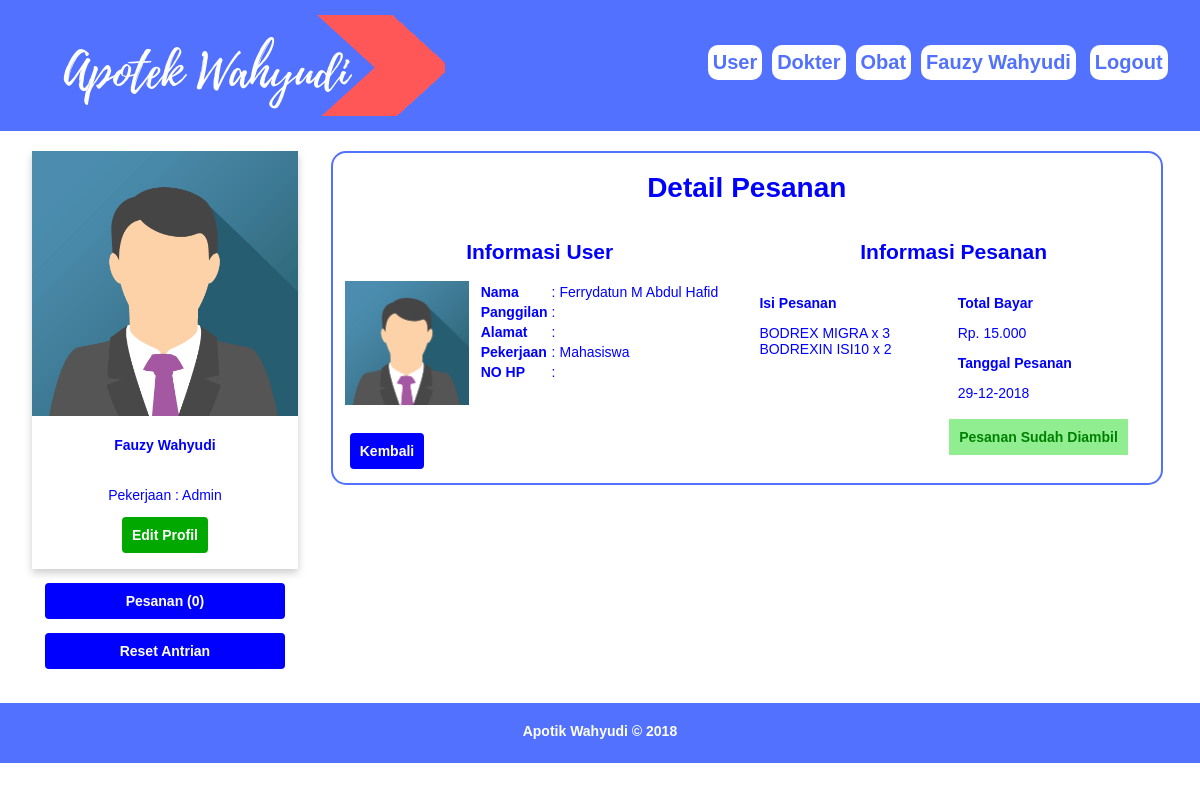
The page /damin.php?p=detpesanan&id=3 (signed in) on the database its author committed.
### tables this page shows
CREATE TABLE `pesanan` (
  `id_pesanan` int(11) NOT NULL,
  `username` varchar(50) NOT NULL,
  `isi_pesanan` text NOT NULL,
  `total_bayar` int(11) NOT NULL,
  `status_pesanan` varchar(20) NOT NULL,
  `tgl_pesanan` date NOT NULL,
  `tgl_diambil` date DEFAULT NULL
);

CREATE TABLE `tbl_user` (
  `id` int(11) NOT NULL,
  `username` varchar(20) NOT NULL,
  `password` text NOT NULL,
  `nama` varchar(50) NOT NULL,
  `pekerjaan` text NOT NULL,
  `panggilan` varchar(10) NOT NULL,
  `tmplahir` varchar(25) NOT NULL,
  `tgllahir` date NOT NULL DEFAULT '0000-00-00',
  `jk` char(1) NOT NULL,
  `alamat` text NOT NULL,
  `nohp` varchar(15) NOT NULL,
  `email` varchar(30) NOT NULL,
  `foto` text NOT NULL,
  `tglreg` datetime NOT NULL DEFAULT '0000-00-00 00:00:00',
  `status` int(11) NOT NULL,
  `lastlogin` datetime NOT NULL DEFAULT '0000-00-00 00:00:00',
  `pertanyaan` text,
  `jawaban` text
);

### detpesanan.php (the view, shortened to what this page needs)
<?php
include 'koneksi.php';
$sql=mysqli_query($kon,"SELECT * from pesanan a inner join tbl_user b on a.username=b.username where id_pesanan='$_GET[id]'");
$rm=mysqli_fetch_array($sql);
if(!empty($rm["foto"])){
  $foto = "foto/$rm[foto]";
}else{
  $foto = "foto/avatar.png";
}
$isi=substr($rm['isi_pesanan'], 5);
$total_bayar=number_format($rm['total_bayar'], 0, ".", ".");
$d=substr($rm['tgl_pesanan'], 8);
$m=substr($rm['tgl_pesanan'], 5,2);
$y=substr($rm['tgl_pesanan'], 0,4);
 ?>
<div class="dh12 center">
  <h1><center>Detail Pesanan </center></h1>
  <div class="dh6" >
    <h2 align="center">Informasi User</h2>
    <div class="dh4">
       <img src="<?php echo "$foto" ?>" width="100%" height="100%">
    </div>
    <div class="dh8">
      <table>
        <tr>
          <td><b>Nama</b></td>
          <td>:</td>
          <td><?php echo "$rm[nama]"; ?></td>
        </tr>
        <tr>
          <td><b>Panggilan</b> </td>
          <td>:</td>
          <td><?php echo "$rm[panggilan]"; ?></td>
        </tr>
        <tr>
          <td><b>Alamat</b></td>
          <td>:</td>
          <td><?php echo "$rm[alamat]"; ?></td>
        </tr>
        <tr>
          <td><b>Pekerjaan</b></td>
          <td>:</td>
          <td><?php echo "$rm[pekerjaan]"; ?></td>
        </tr>
        <tr>
          <td><b>NO HP</b></td>
          <td>:</td>
          <td><?php echo "$rm[nohp]"; ?></td>
        </tr>
      </table>
    </div>
   </div>
  <div class="dh6" >
    <h2 align="center">Informasi Pesanan</h2>
    <div class="dh6">
      <p><b>Isi Pesanan</b></p>
      <p><?php echo "$isi"; ?></p>
    </div>
    <div class="dh6">
      <p><b>Total Bayar</b></p>
      <p><?php echo "Rp. $total_bayar"; ?></p>
      <p><b>Tanggal Pesanan</b></p>
      <p><?php echo "$d-$m-$y"; ?></p>
    </div>
   </div>
   <div class="dh12">
      <div class="dh6">
        <p>        <a href="damin.php?p=pesanan_user"><button class="btn btn-back"><b>Kembali</b></button></a>
</p>
      </div>
      <div class="dh6" >
        <div class="dh6" align="right">
          <?php
          if ($rm['status_pesanan']=="Dibatalkan") {
            echo "<p style='color:white'>.</p>";
          }else if($rm['status_pesanan']=="Sudah Diambil"){
           echo "<p style='color:white'>.</p>";
          }else{
            echo "<p><button class='btn btn-hapus' onclick='batalpesanan()'><b>Batalkan</b></button></p>";
          }
          ?>
        </div>
        <?php
          if ($rm['status_pesanan']=="Dibatalkan") {
            echo "<div style='display:inline-block; background-color:pink; color:red; padding: 10px; align=center'>
           <b>Pesanan Sudah Dibatalkan</b>
           </div>";
          }else if($rm['status_pesanan']=="Sudah Diambil"){
            echo "<div style='display:inline-block; background-color:lightgreen; color:green; padding: 10px; align=center'>
           <b>Pesanan Sudah Diambil</b>
           </div>";
          }else{
            echo "<p><button class='btn btn-edit' onclick='pembayaran()'>Pembayaran</button></p>";
          }
          ?>
      </div>
    </div>
</div>

### damin.php (shortened to what this page needs)
<?php
include "koneksi.php";
?>
<!DOCTYPE html PUBLIC "-//W3C//DTD XHTML 1.0 Transitional//EN" "http://www.w3.org/TR/xhtml1/DTD/xhtml1-transitional.dtd">
<html xmlns="http://www.w3.org/1999/xhtml">
<head>
<link rel="stylesheet" type="text/css" href="style.css" />
</head>
<body>
<?php
if(!empty($_SESSION["user"]) and !empty($_SESSION["passmin"])){
  $sqlm = mysqli_query($kon, "select * from admin where id='$_SESSION[user]'");
  $rm = mysqli_fetch_array($sqlm);
?>
<div class="containermenu">
  <div class="grid">
    <div class="dh6">
      <img src="image/logo.png" alt="" id="logo register">
    </div>
    <div class="dh6" id="nav" align='right' >
	<?php
	echo "<a href='?p=user'>User</a>";
  echo "<a href='?p=dokter'>Dokter</a>";
  echo "<a href='?p=obat'>Obat</a>";
	echo "<a href='?p=profildamin'>$rm[nama]</a> ";
	echo "<a href='?p=logout' id='logout'>Logout</a>";
	?>
	</div>
  </div>
</div>
<div class="container4">
  <div class="grid">
    <div class="dh3"><?php include "kiridamin.php"; ?></div>
    <div class="dh9">
	<?php
	if($_GET["p"] == "logout"){
		include "logoutmin.php";
	}else if($_GET["p"] == "profildamin"){
		include "profildamin.php";
	}else if($_GET["p"]=="user"){
		include "user.php";
	}else if($_GET["p"]=="rule"){
		include "rule.php";
	}else if($_GET["p"]=="atursakit"){
		include "atursakit.php";
	}else if($_GET["p"]=="inp_user"){
		include "input_user.php";
	}else if($_GET["p"]=="inp_dokter"){
		include "input_dokter.php";
	}else if($_GET["p"]=="profilmhs"){
		include "profilmhs.php";
	}else if($_GET["p"]=="user_edit"){
		include "useredit.php";
	}else if($_GET["p"]=="dok_edit"){
		include "dokedit.php";
	}else if($_GET["p"]=="obat"){
		include "obat.php";
	}else if($_GET["p"]=="inp_obat"){
		include "input_obat.php";
	}else if($_GET["p"]=="stok_obat"){
		include "stok_obat.php";
	}else if($_GET["p"]=="obat_edit"){
		include "obatedit.php";
	}else if($_GET["p"]=="det_obat"){
		include "det_obat.php";
	}else if($_GET["p"]=="profilmhsmin"){
		include "profilmhsmin.php";
	}else if($_GET["p"]=="pesankirim"){
		include "pesankirim.php";
	}else if($_GET["p"]=="dokter"){
		include "dokter.php";
	}else if($_GET["p"]=="profildokmin"){
		include "profildokmin.php";
	}else if($_GET["p"]=="jadwal_dokmin"){
		include "jadwal_dokmin.php";
	}else if($_GET["p"]=="editjadmin"){
		include "editjadmin.php";
	}else if($_GET["p"]=="pesanan_user"){
		include "pesanan_user.php";
	}else if($_GET["p"]=="detpesanan"){
		include "detpesanan.php";
	}else{
		include "homemin.php";
		}
	?>
	</div>
  </div>
</div>
<div class="container3">
  <div class="grid">
    <div class="dh12"><center>Apotik Wahyudi &copy; 2018</center></div>
  </div>
</div>
<?php
}else{
  include "mimin.php";
}
?>
</body>
</html>

### kiridamin.php (shortened to what this page needs)
<div class="card">
<?php
if(!empty($rm["foto"])){
	$foto = "foto/$rm[foto]";
}else{
	$foto = "foto/avatar.png";
}
?>
<img src="<?php echo "$foto"; ?>" alt="Avatar" style="width:100%">
<div class="isicard">
<?php
  echo "<h4>$rm[nama]</h4>";
  echo "<p><br>Pekerjaan : Admin</p>";
?>
<a href="<?php echo "?p=profildamin"?>"><button type="button" class="btn btn-edit">Edit Profil</button></a>
</div>
</div>
<p>
	<?php
	$sql=mysqli_query($kon,"SELECT * from pesanan where status_pesanan='Belum Diambil'");
	$row=mysqli_num_rows($sql);
	 ?>
<div align="center">
<a href="<?php echo "?p=pesanan_user"; ?>"><button type="button" class="btn btn-menu">Pesanan (<?php echo "$row"; ?>)</button></a> <p></p>
<a href="<?php echo "aksimin.php?p=resetantri";?>"><button type="button" class="btn btn-menu">Reset Antrian</button></a>
</div>

### style.css (style rules this page uses)
body { font-family:Arial; font-size:14px; padding:0px; margin:0px; }
.center { margin: auto; border: 2px solid #5271FF; border-radius: 15px; }
.grid { width:100%; overflow:hidden; }
#nav { height: 100px; }
#nav a { color: #5271FF; font-size: 20px; display: inline-block; margin-top: 30px; }
.dh3 { width:22.91%; }
.dh4 { width:31.25%; }
.dh6 { width:47.91%; }
.dh8 { width:64.58%; }
.dh9 { width:72.91%; }
.dh12 { width:97.91%; }
.dh1, .dh2, .dh3, .dh4, .dh5, .dh6, .dh7, .dh8, .dh9, .dh10, .dh11, .dh12 { float:left; display:inline; margin:0 1.04%; }
.container3 { background-color:#5271FF; color:#FFFFFF; height:20px; padding:20px; font-weight: bold; }
.containermenu { background-color: #5271FF; color:#FFFFFF; padding:15px; line-height:25px; }
.containermenu a { text-decoration:none; margin: 5px 5px; background-color: white; border: 0px solid white; border-radius: 10px; padding: 5px 5px; font-weight: bold; }
.container4 { background-color:#FFFFFF; color:blue; height:auto; padding:20px; }
.card { box-shadow: 0 4px 8px 0 rgba(0,0,0,0.2); }
.isicard { padding:2px 16px; text-align:center; }
.btn { font-family:Arial; font-size:14px; padding:9px; cursor:pointer; border:1px solid transparent; border-radius:4px; }
.btn-edit { color:#FFFFFF; background-color:#00A800; width:auto; font-weight: bold; }
.btn-back { color:#FFFFFF; background-color:blue; font-weight: bold; width:auto; }
.btn-menu { color:#FFFFFF; background-color:blue; width:90%; font-weight:bold; }

### rows shown on the page
pesanan: tbl_user.nama "Ferrydatun M Abdul Hafid", tbl_user.pekerjaan "Mahasiswa", isi_pesanan "BODREX MIGRA x 3 BODREXIN ISI10 x 2", total_bayar "15.000", tgl_pesanan "29", tgl_pesanan "12", tgl_pesanan "2018"

### other values the page prints
$rm[nama] "Fauzy Wahyudi"
$row "0"
